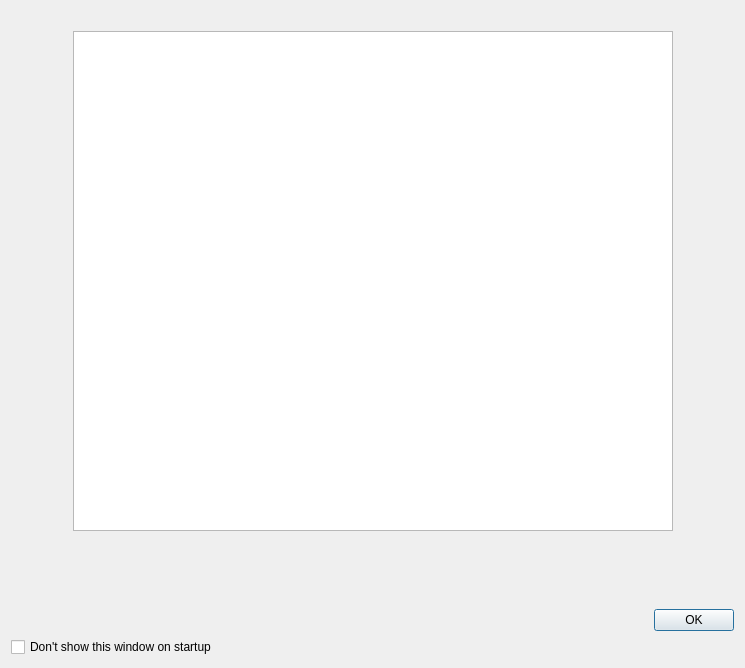
<?xml version="1.0" encoding="UTF-8"?>
<ui version="4.0">
 <class>Dialog</class>
 <widget class="QDialog" name="Dialog">
  <property name="windowModality">
   <enum>Qt::ApplicationModal</enum>
  </property>
  <property name="geometry">
   <rect>
    <x>0</x>
    <y>0</y>
    <width>745</width>
    <height>668</height>
   </rect>
  </property>
  <property name="windowTitle">
   <string>Dialog</string>
  </property>
  <property name="modal">
   <bool>true</bool>
  </property>
  <layout class="QGridLayout" name="gridLayout_2">
   <item row="0" column="0">
    <layout class="QVBoxLayout" name="verticalLayout">
     <item>
      <spacer name="verticalSpacer_2">
       <property name="orientation">
        <enum>Qt::Vertical</enum>
       </property>
       <property name="sizeType">
        <enum>QSizePolicy::Fixed</enum>
       </property>
       <property name="sizeHint" stdset="0">
        <size>
         <width>20</width>
         <height>20</height>
        </size>
       </property>
      </spacer>
     </item>
     <item>
      <layout class="QHBoxLayout" name="horizontalLayout">
       <item>
        <spacer name="horizontalSpacer">
         <property name="orientation">
          <enum>Qt::Horizontal</enum>
         </property>
         <property name="sizeHint" stdset="0">
          <size>
           <width>40</width>
           <height>20</height>
          </size>
         </property>
        </spacer>
       </item>
       <item>
        <widget class="QTextEdit" name="helpTextUI">
         <property name="minimumSize">
          <size>
           <width>600</width>
           <height>500</height>
          </size>
         </property>
         <property name="acceptDrops">
          <bool>false</bool>
         </property>
         <property name="undoRedoEnabled">
          <bool>false</bool>
         </property>
         <property name="readOnly">
          <bool>true</bool>
         </property>
        </widget>
       </item>
       <item>
        <spacer name="horizontalSpacer_2">
         <property name="orientation">
          <enum>Qt::Horizontal</enum>
         </property>
         <property name="sizeHint" stdset="0">
          <size>
           <width>40</width>
           <height>20</height>
          </size>
         </property>
        </spacer>
       </item>
      </layout>
     </item>
     <item>
      <spacer name="verticalSpacer">
       <property name="orientation">
        <enum>Qt::Vertical</enum>
       </property>
       <property name="sizeHint" stdset="0">
        <size>
         <width>20</width>
         <height>40</height>
        </size>
       </property>
      </spacer>
     </item>
     <item>
      <widget class="QDialogButtonBox" name="buttonBox">
       <property name="orientation">
        <enum>Qt::Horizontal</enum>
       </property>
       <property name="standardButtons">
        <set>QDialogButtonBox::Ok</set>
       </property>
      </widget>
     </item>
     <item>
      <widget class="QCheckBox" name="helpOnStartupUI">
       <property name="text">
        <string>Don't show this window on startup</string>
       </property>
      </widget>
     </item>
    </layout>
   </item>
  </layout>
 </widget>
 <resources/>
 <connections>
  <connection>
   <sender>buttonBox</sender>
   <signal>accepted()</signal>
   <receiver>Dialog</receiver>
   <slot>accept()</slot>
   <hints>
    <hint type="sourcelabel">
     <x>248</x>
     <y>254</y>
    </hint>
    <hint type="destinationlabel">
     <x>157</x>
     <y>274</y>
    </hint>
   </hints>
  </connection>
  <connection>
   <sender>buttonBox</sender>
   <signal>rejected()</signal>
   <receiver>Dialog</receiver>
   <slot>reject()</slot>
   <hints>
    <hint type="sourcelabel">
     <x>316</x>
     <y>260</y>
    </hint>
    <hint type="destinationlabel">
     <x>286</x>
     <y>274</y>
    </hint>
   </hints>
  </connection>
 </connections>
</ui>
